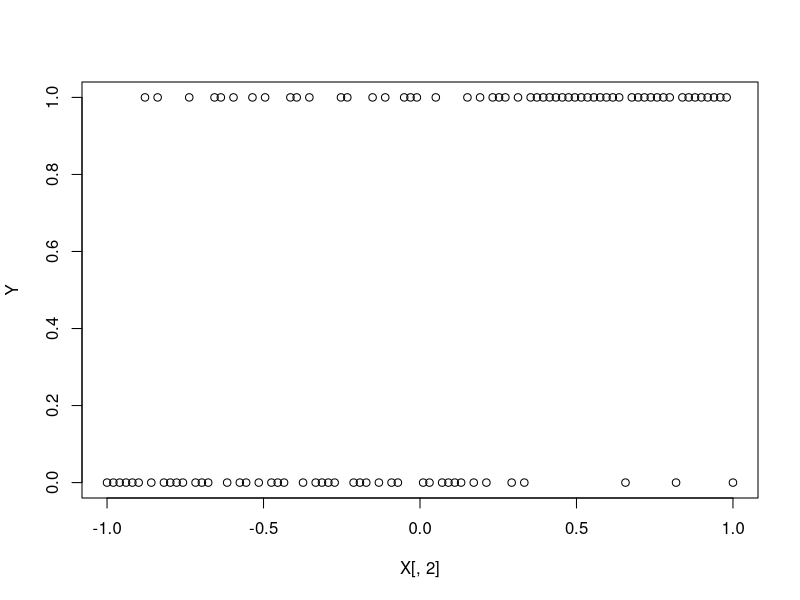

Generate this figure with R:
n = 100
X = cbind(rep(1,n), seq(-1,1,length.out=n))
beta = c(.3, 2)

eta = X %*% beta
mu = exp(eta)/(exp(eta)+1)
Y = rbinom(n, 1, mu)

plot(Y~X[,2])
